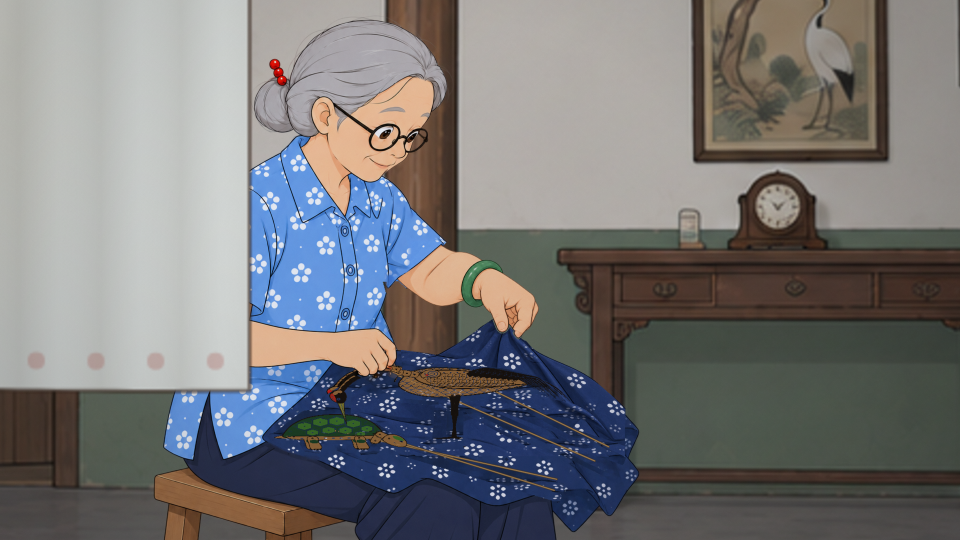
#> input picture collab/reviews/cloud_s29_drawn_20261019/F036_CONTINUOUS_SLEEVE_CLOTH_sameM_zero_call_20261019/02_FORMAL_F036.png, 1920 x 1080 px, given in place of RAW_UNTOUCHED.png, which was not available (shown at 1/2 size)
$ python restore_hard_pixels.py
#> lines starting #> are read from the running program, lines starting #| are printed output that depends on the picture; after the words box and inside, x2 and y2 are one past the last pixel; in counts of white or black regions, pixels touching at a corner belong together; pictures that were not available may be replaced by others from this repository, and a replacement may not be noted
from pathlib import Path
from PIL import Image,ImageDraw
from scipy import ndimage as nd
import numpy as np,json,hashlib
R=Path(__file__).resolve().parent;S=R.parent/'F036_SINGLE_CLEAN_CLOTH_MASTER_INPUT_GATE_ZERO_CALL_20261019'
raw=np.array(Image.open(R/'RAW_UNTOUCHED.png').convert('RGBA'))
#> raw is the input picture: shape (1080, 1920, 4); mean R, G, B, A 119.7, 119.3, 120.1, 255
white=np.array(Image.open(S/'02_ONLY_SOURCE_GAPS_WHITE_PROTECTED_BLACK.png').convert('L'))>0
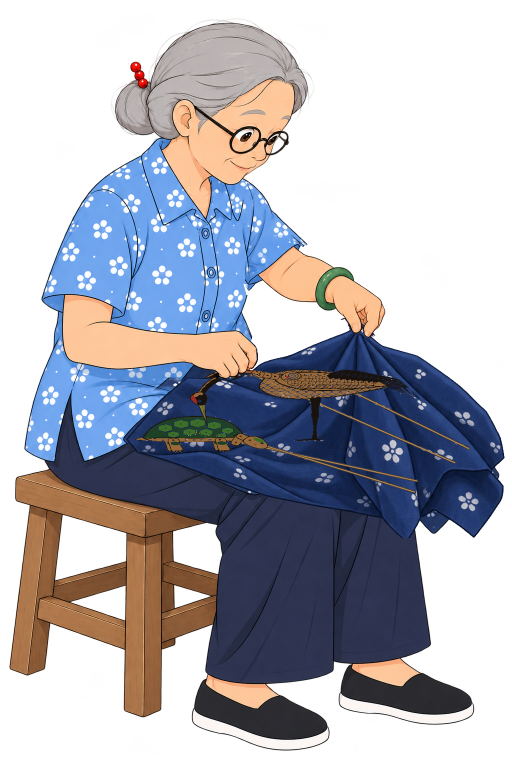
#> input picture collab/reviews/cloud_s29_drawn_20261019/F036_F042_F048_SCENE_TRANSITIONS_ZERO_CALL_20261019/F042_FRONT_LIP_OVER_OUTER_FEATHER_RGBA.png, 1024 x 1536 px, given in place of 02_ONLY_SOURCE_GAPS_WHITE_PROTECTED_BLACK.png, which was not available (shown at 1/2 size)
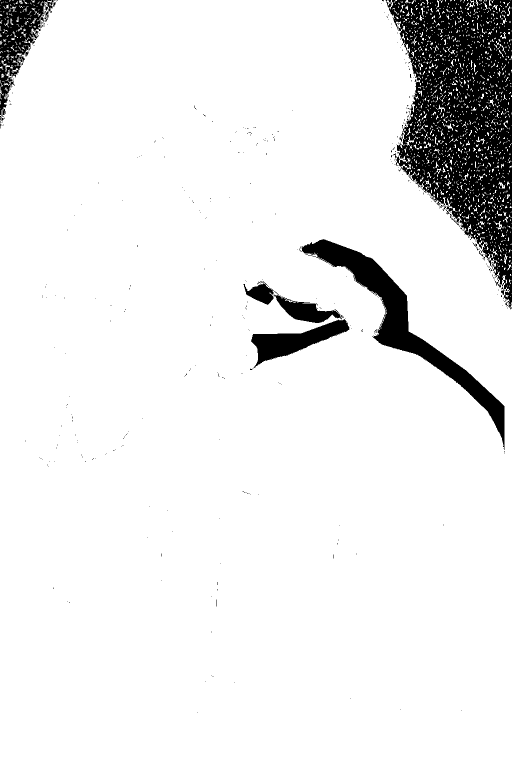
#> white: shape (1536, 1024) bool (shown at 1/2 size); 91.8% white; 421 black regions (411 under 20 px), largest, box (x1, y1, x2, y2) and area: (771, 0, 1024, 618) 84386, (603, 478, 1009, 900) 22322, (0, 0, 107, 233) 9777
hard=np.array(Image.open(S/'HARD_PROTECTED_ORIGINAL_CLOTH_MASK.png').convert('L'))>0
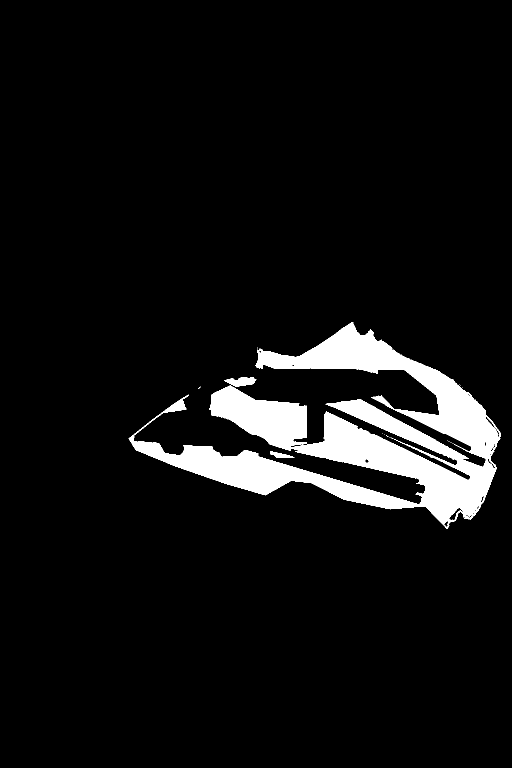
#> input picture collab/reviews/cloud_s29_drawn_20261019/F036_SINGLE_CLEAN_CLOTH_MASTER_INPUT_GATE_ZERO_CALL_20261019/HARD_PROTECTED_ORIGINAL_CLOTH_MASK.png, 1024 x 1536 px (shown at 1/2 size)
#> hard: shape (1536, 1024) bool; 6.7% white; 25 white regions (22 under 20 px), largest, box (x1, y1, x2, y2) and area: (257, 644, 1002, 1058) 104397, (448, 755, 513, 774) 765, (540, 902, 589, 915) 293
face=np.array(Image.open(S/'WHOLE_LOCKED036_CLOTH_DOMAIN.png').convert('L'))>0
#> (the run stopped early here; a loop or call above may not have finished)
